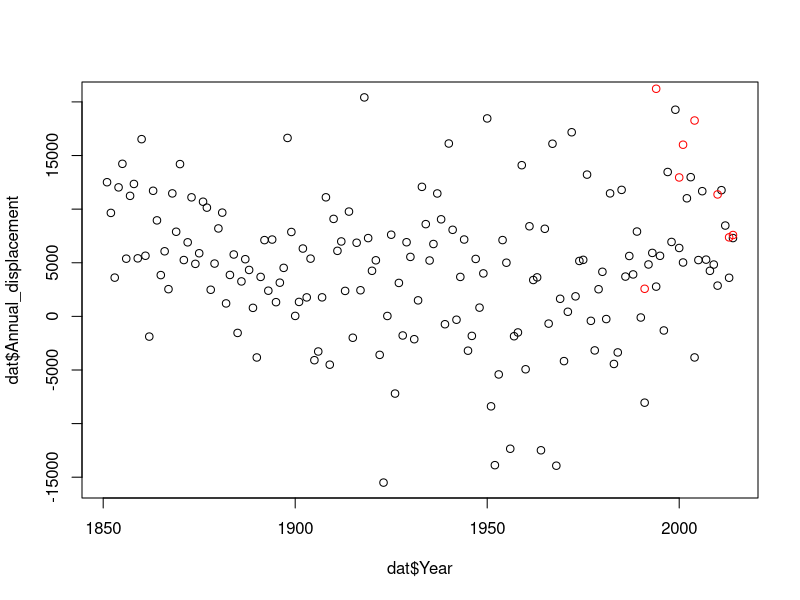
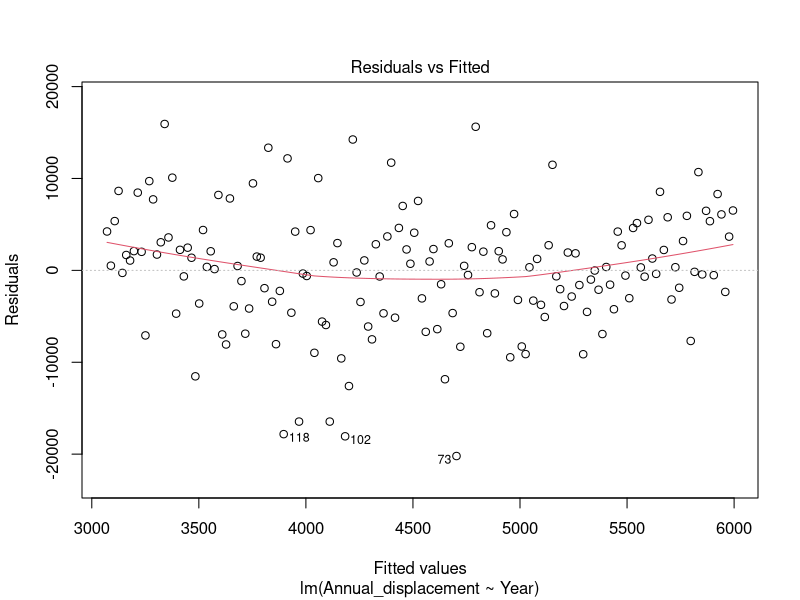
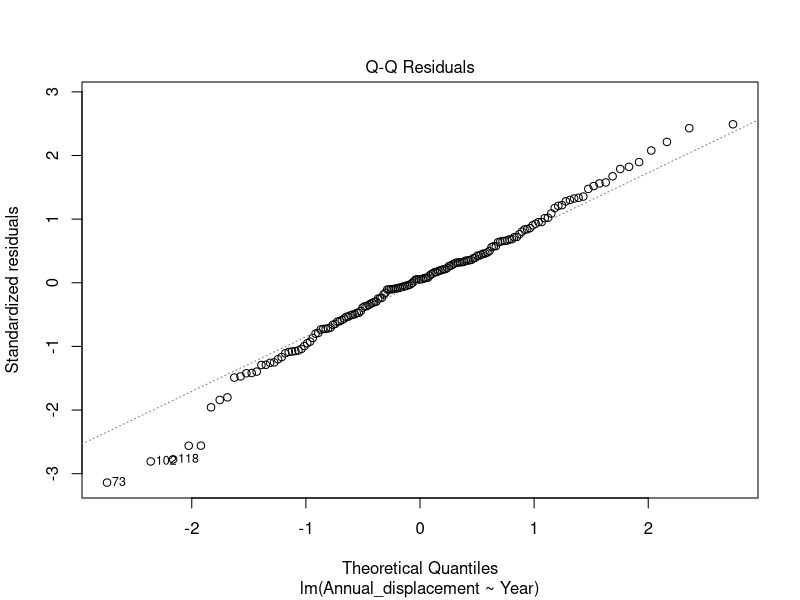
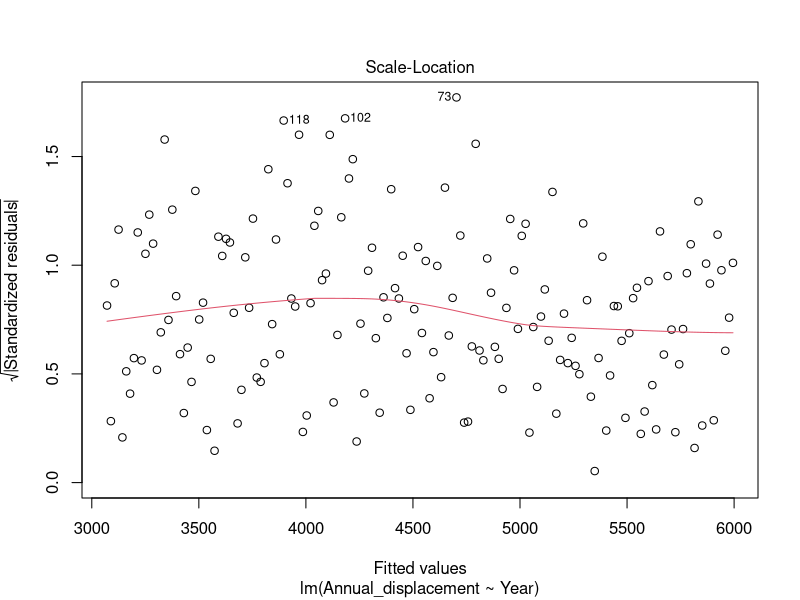
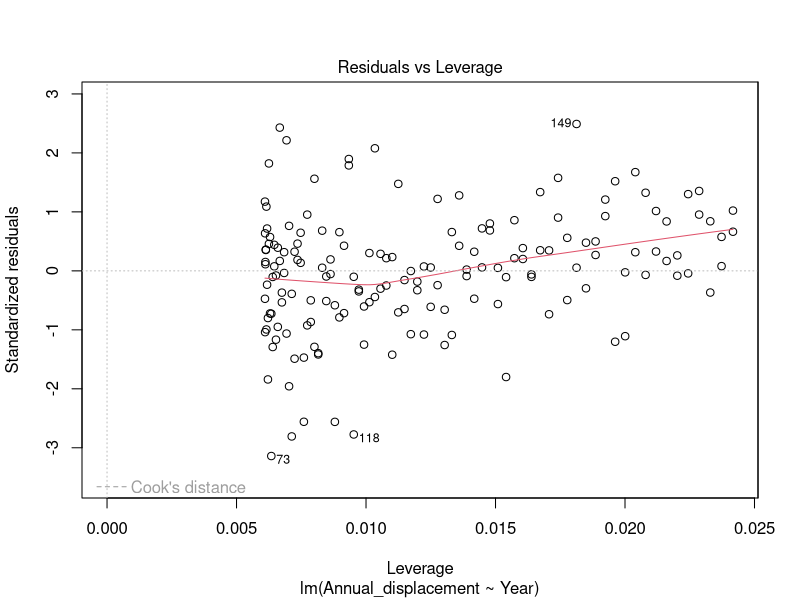
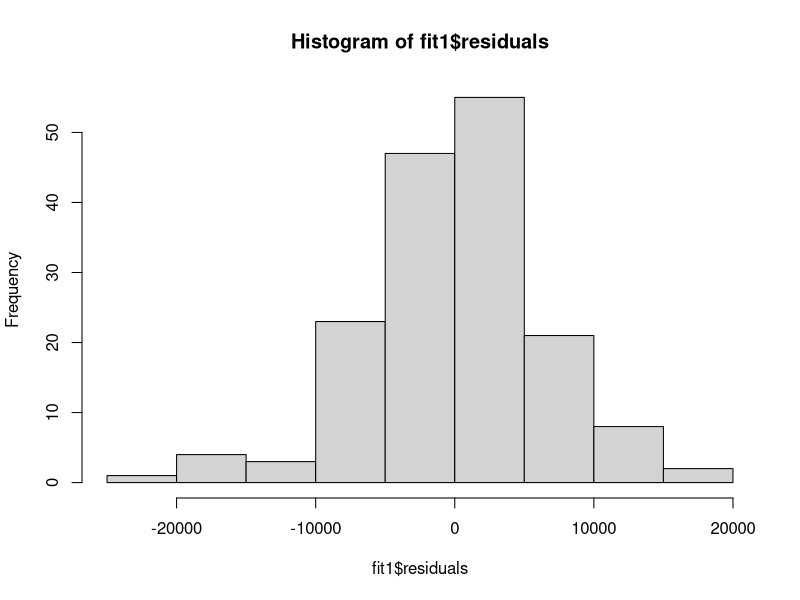
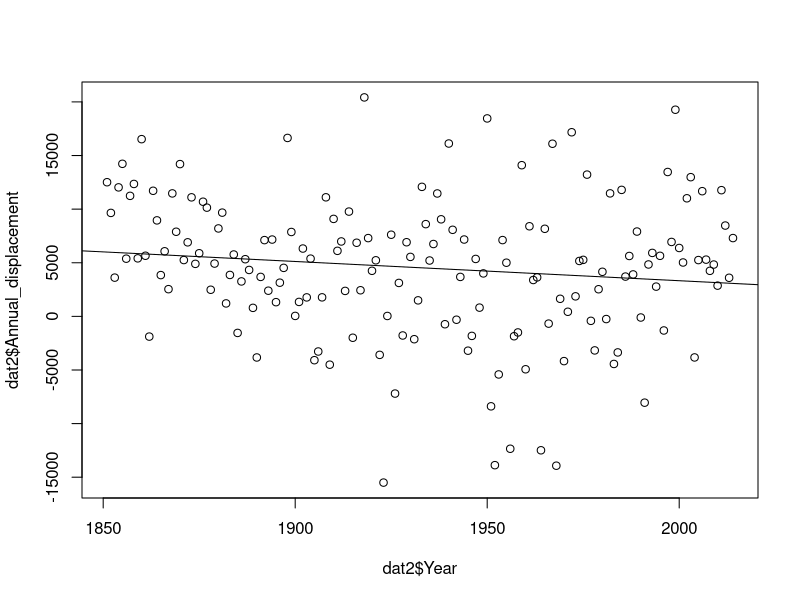
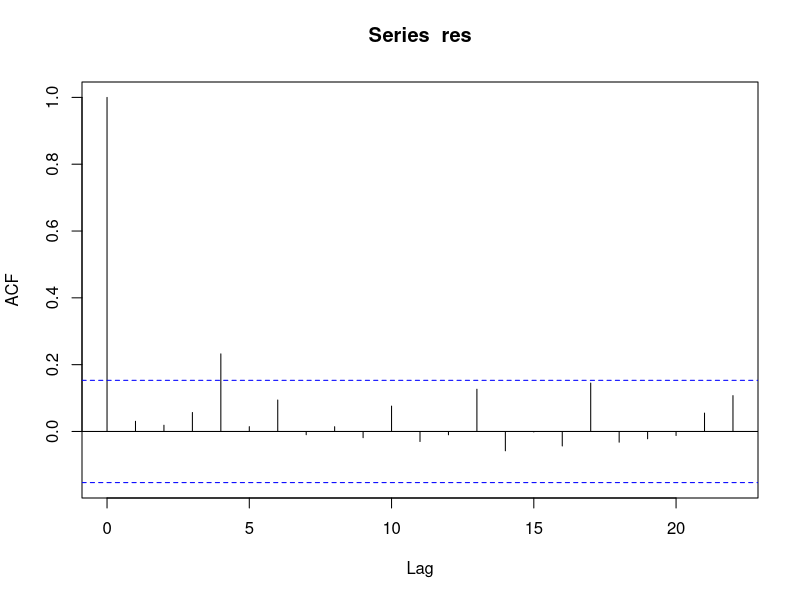

Recreate these plots in R, in order.
# Analysis of modelled wind data changing over time

library(lubridate)
library(ggplot2)
library(dplyr)

# First load NOAA data and BARRA data and compare

mydata <- read.csv("../Data/NOAA Winds V2c/Sydney_Daily Modelled Wind Data Final 135 degree.csv", header = T)
#soi_data <- read.csv("SOI data long.csv", header = T)
B_dat <- read.csv("../Data/BARRA Data/BARRA_Sydney_Monthly Modelled Wind Data Final 135 degree.csv")
B_dat2 <- B_dat %>% group_by(Year) %>% summarise(Annual_displacement = sum(displacement))


head(mydata)

table(mydata$Year)

#mydata <- left_join(mydata, soi_data, by = c("Year", "Month"))

mydata$Date <- paste0(mydata$Year,"-",mydata$Month,"-",mydata$Day)
mydata$Date <- as.Date(mydata$Date)

str(mydata)

dat <- mydata %>% group_by(Year) %>% summarise(Annual_displacement = sum(displacement))
head(dat)

datX <- left_join(B_dat2, dat, by = "Year")
cor.test(datX$Annual_displacement.x, datX$Annual_displacement.y)

## Therefore BARRA Model and NOAA v3 Model are significantly correlated. p = 0.00001, r = 0.696

#write.csv(dat, "Iain Annual 135 degree Sydney.csv", row.names = F)

plot(dat$Year, dat$Annual_displacement)
points(B_dat2$Year, B_dat2$Annual_displacement, col = "red")
dat2 <- dat
str(dat2)
fit1 <- lm(Annual_displacement ~ Year, data = dat2)
plot(fit1)

hist(fit1$residuals)

summary(fit1) # -17.94 decline per year (p = 0.094)
# 164 * -17 = -2942
anova(fit1)
plot(dat2$Year, dat2$Annual_displacement)
abline(fit1)


res <- residuals(fit1)
acf(res, plot = T) # no autocorelation

p1 <- ggplot(dat2, aes(x = Year, y = Annual_displacement)) + geom_point() + geom_smooth(method = "lm") +
  theme_classic() + ylab("Annual Displacement") + xlab("Year") +
  theme(axis.title.x = element_text(face="bold", colour="black", size = 18),
        axis.text.x  = element_text(colour="black", size = 12), 
        axis.title.y = element_text(face="bold", colour="black", size = 18),
        axis.text.y  = element_text(colour="black", size = 14),
        axis.ticks = element_line(colour="black"),
        #strip.text = element_text(colour="black", face = "bold", size = 14),
        #strip.background = element_rect(colour = "white"),
        #legend.justification=c(1,0), legend.position="right",
        panel.border = element_rect(colour = "black", fill=NA, size = 1)
        #legend.key.size = unit(1, "cm"),
        #legend.title = element_text(face = "bold", size = 14),
        #legend.text = element_text(size = 12, face = "bold"))
  )
p1

#ggsave("../plots/Historical SE Wind ChangeV3.pdf", height = 14.8, width = 21, units = "cm")
#ggsave("../plots/Historical SE Wind ChangeV3.png", height = 14.8, width = 21, units = "cm", dpi = 600)


### Now do NE Winds
NEdata <- read.csv("../Data/NOAA Winds V2c/Sydney_Daily Modelled Wind Data Final 45 degree.csv", header = T)


NEdata$Date <- paste0(NEdata$Year,"-",NEdata$Month,"-",NEdata$Day)
NEdata$Date <- as.Date(NEdata$Date)

str(NEdata)

dat_NE <- NEdata %>% group_by(Year) %>% summarise(Annual_displacement = sum(displacement))
head(dat_NE)

B_dat <- read.csv("../Data/BARRA Data/BARRA_Sydney_Monthly Modelled Wind Data Final 45 degree.csv")
B_dat2 <- B_dat %>% group_by(Year) %>% summarise(Annual_displacement = sum(displacement))

datX <- left_join(B_dat2, dat_NE, by = "Year")
cor.test(datX$Annual_displacement.x, datX$Annual_displacement.y)
datX # BARRA is correlated to NOAA v3 r = 0.599, p = 0.00155

plot(dat_NE$Year, dat_NE$Annual_displacement)

dat2_NE <- subset(dat_NE, Year >= 1849)

fit2 <- lm(Annual_displacement ~ Year, data = dat2_NE)
plot(fit2)

hist(fit2$residuals)

summary(fit2) # increase by 48.307 per year (p < 0.001)
# 48 * 164 = 7872
anova(fit2)
plot(dat2_NE$Year, dat2_NE$Annual_displacement)
abline(fit2)


res <- residuals(fit2)
acf(res, plot = T) #  autocorrelation at up to 3 year lag
head(res, type = "pearson")

## Try to remove autocorrelation
NEdata <- read.csv("../Data/NOAA Winds V2c/Sydney_Daily Modelled Wind Data Final 45 degree.csv", header = T)


NEdata$Date <- paste0(NEdata$Year,"-",NEdata$Month,"-",NEdata$Day)
NEdata$Date <- as.Date(NEdata$Date)

str(NEdata)

dat_NE <- NEdata %>% group_by(Year) %>% summarise(Annual_displacement = sum(displacement))
head(dat_NE)

#write.csv(dat_NE, "Iain Annual 45 degree winds Sydney.csv", row.names = F)

plot(dat_NE$Year, dat_NE$Annual_displacement)

# Select every 3rd year
dat_NE2 <- dat_NE %>%
  slice(which(row_number() %% 3 == 1))

fit2 <- lm(Annual_displacement ~ Year, data = dat_NE2)
plot(fit2)

hist(fit2$residuals)

summary(fit2) # increase by 52.64 per year (p = 0.002)
# 52.64 * 164 = 8632
anova(fit2)
plot(dat2_NE$Year, dat2_NE$Annual_displacement)
abline(fit2)


res <- residuals(fit2)
acf(res, plot = T) # No more autocorrelation

# Make model assumption checking plots which were combined into single figures in Inkscape manually
png("../plots/Model checks/NE time1.png", width = 21, height = 14.8, units = "cm", res = 600)
par(mfrow=c(2,2))
plot(fit2)
dev.off()

png("../plots/Model checks/NE time2.png", width = 21, height = 14.8, units = "cm", res = 600)
hist(fit2$residuals)
dev.off()

png("../plots/Model checks/NE time3.png", width = 21, height = 14.8, units = "cm", res = 600)
res <- residuals(fit2)
acf(res, plot = T)
dev.off()

p2 <- ggplot(dat_NE2, aes(x = Year, y = Annual_displacement)) + geom_point() + geom_smooth(method = "lm") +
  theme_classic() + ylab("Annual Displacement") + xlab("Year") +
  theme(axis.title.x = element_text(face="bold", colour="black", size = 18),
        axis.text.x  = element_text(colour="black", size = 12), 
        axis.title.y = element_text(face="bold", colour="black", size = 18),
        axis.text.y  = element_text(colour="black", size = 14),
        axis.ticks = element_line(colour="black"),
        #strip.text = element_text(colour="black", face = "bold", size = 14),
        #strip.background = element_rect(colour = "white"),
        #legend.justification=c(1,0), legend.position="right",
        panel.border = element_rect(colour = "black", fill=NA, size = 1)
        #legend.key.size = unit(1, "cm"),
        #legend.title = element_text(face = "bold", size = 14),
        #legend.text = element_text(size = 12, face = "bold"))
  )
p2

## Now use every 3rd from from SE winds too
dat2_2 <- dat2 %>%
  slice(which(row_number() %% 3 == 1))


fit1 <- lm(Annual_displacement ~ Year, data = dat2_2)
plot(fit1)

hist(fit1$residuals)

# Save model assumption plots
png("../plots/Model checks/SE time1.png", width = 21, height = 14.8, units = "cm", res = 600)
par(mfrow=c(2,2))
plot(fit1)
dev.off()

png("../plots/Model checks/SE time2.png", width = 21, height = 14.8, units = "cm", res = 600)
hist(fit1$residuals)
dev.off()

png("../plots/Model checks/SE time3.png", width = 21, height = 14.8, units = "cm", res = 600)
res <- residuals(fit1)
acf(res, plot = T)
dev.off()


summary(fit1) # -40.54 decline per year (p = 0.03)
# 164 * -40.54 = -6648.56
anova(fit1)
plot(dat2_2$Year, dat2_2$Annual_displacement)
abline(fit1)


res <- residuals(fit1)
acf(res, plot = T) # no autocorrelation

SE <- dat2_2
NE <- dat_NE2

full_data <- bind_rows(list("b) SE Winds" = SE,"a) NE Winds" = NE), .id ="Direction")

p3 <- ggplot(full_data, aes(x = Year, y = Annual_displacement)) + geom_point() + geom_smooth(method = "lm") +
  theme_classic() + ylab("Annual Displacement") + xlab("Year") + 
  scale_y_continuous(limits = c(-20000, 20000), breaks = seq(-20000, 20000, by = 10000)) +
  facet_wrap(~Direction, ncol = 2) +
  theme(axis.title.x = element_text(face="bold", colour="black", size = 18),
        axis.text.x  = element_text(colour="black", size = 14), 
        axis.title.y = element_text(face="bold", colour="black", size = 18),
        axis.text.y  = element_text(colour="black", size = 14),
        axis.ticks = element_line(colour="black"),
        strip.text = element_text(colour="black", face = "bold", size = 14, hjust=0),
        strip.background = element_rect(colour = "white"),
        #legend.justification=c(1,0), legend.position="right",
        panel.border = element_rect(colour = "black", fill=NA, size = 1)
        #legend.key.size = unit(1, "cm"),
        #legend.title = element_text(face = "bold", size = 14),
        #legend.text = element_text(size = 12, face = "bold"))
  )
p3

ggsave("../plots/Historical Wind Change.pdf", height = 14.8, width = 21, units = "cm")
ggsave("../plots/Historical Wind Change.png", height = 14.8, width = 21, units = "cm", dpi = 600)
